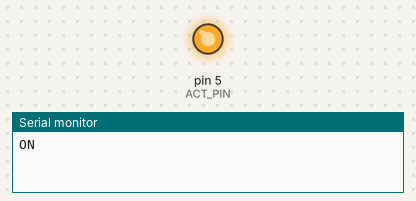
Simulated run of this sketch. Board: Arduino Uno, built with avr-gcc and run on an emulated ATmega328P. Shown: output pins drawn as LEDs (lit = HIGH), the last lines printed to the serial monitor.

Above: at 1.0 s.
At 4.5 s:
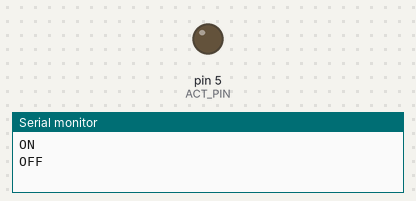
Timing chart, 0 to 9.1 s (numbered marks = the images above):
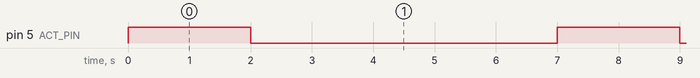

Measured:
- by itself, pin 5 (ACT_PIN): alternates HIGH for 2.0 s and LOW for 5.0 s

The sketch:

WaterPump.ino
```cpp
#define ACT_PIN 5

void setup() {
  // put your setup code here, to run once:
  Serial.begin(115200);
  pinMode(ACT_PIN, OUTPUT);
}

void loop() {
  // put your main code here, to run repeatedly:
  digitalWrite(ACT_PIN, HIGH);
  Serial.println("ON");
  delay(2000);
  digitalWrite(ACT_PIN, LOW);
  Serial.println("OFF");
  delay(5000);
}
```
